Frame 1 (no input): blank canvas, image omitted
Frame 60 (the mouse pressed at the canvas centre just before this capture): blank canvas, image omitted
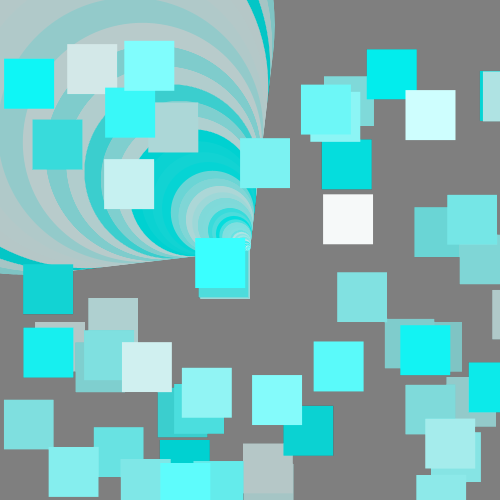
Frame 120 (the mouse held since frame 60 and released just before this capture)

The Processing sketch whose frames 1 and 60 were blank and that drew this single picture after the mouse press (run headless with seeded random() and noise(); from frame 60 on, the mouse is pressed at the canvas centre):

// Processing sketch: processing_37093
// ── processing_37093.pde

float myDiameter = 10;
float posX = 0;
float posY = 0;

boolean mouseIsDown = false;
void mousePressed() {
mouseIsDown = true;
}
  
void mouseReleased() {
mouseIsDown = false;
}


void setup ()
{
  size(500, 500);
  fill(0,0,0);
  frameRate(60);
  smooth ();
  noStroke();
}

void draw ()
{
  fill(0,0,0,1);
  rect (0,0, width, height);
  
  
  float dx = mouseX - posX;
  float dy = mouseY - posY;
  
  posX += dx/10;
  posY += dy/10;
  
  if(mouseIsDown ==true)
  {
    fill(random(255), 255,255);
    ellipse(posX, posY, dx+dy, dy+dx);
    rect(random(width), random(height), 50, 50);

  }
  else
  {
  
  fill(random(255), random(255), random(255));
  ellipse(posX, posY, dx+dy, dy+dx);
  
  }
  
  
}
